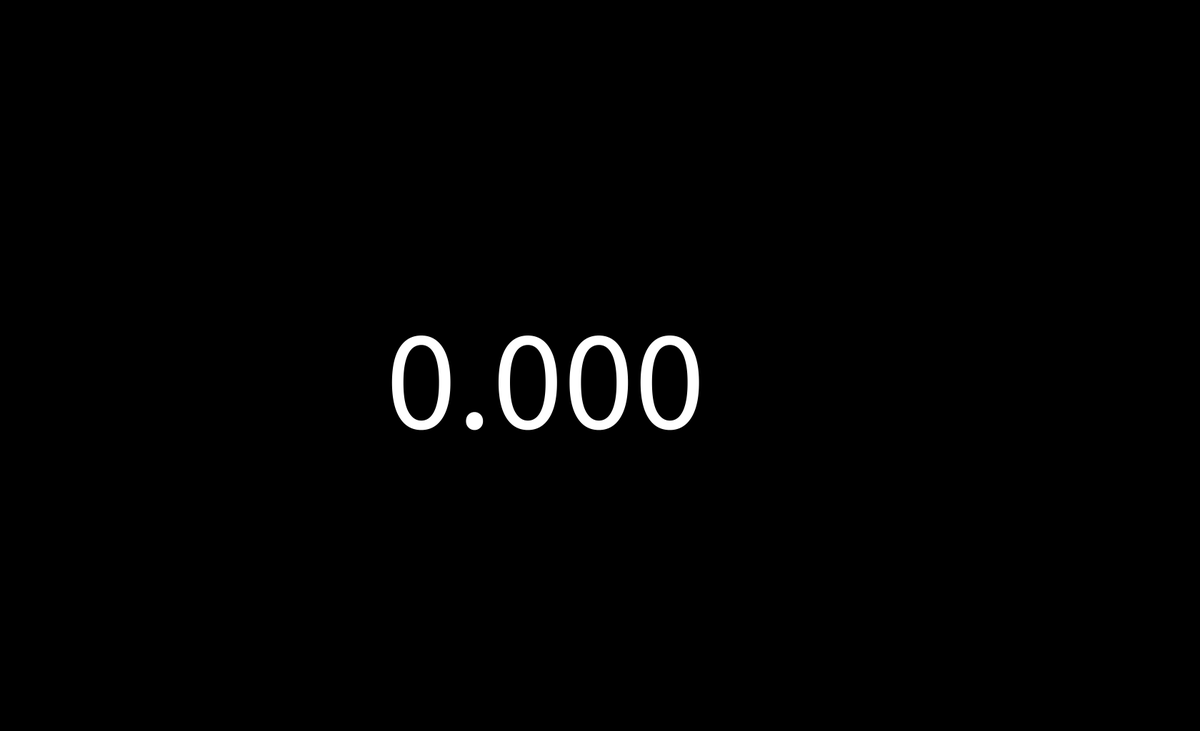
Frame 1 (no input)
Frame 60 (the mouse pressed at the canvas centre just before this capture): identical to frame 1, image omitted
Frame 120 (the mouse held since frame 60 and released just before this capture): identical to frame 1, image omitted

The Processing sketch that drew this single still picture (run headless with seeded random() and noise(); from frame 60 on, the mouse is pressed at the canvas centre):

// Processing sketch: Timer_Stopwatch
// ── Timer_Stopwatch.pde
float m = 0;
float m2 = 0;
boolean started;
void setup(){
  started = false;
  size(1680,1024);
}
void draw(){
  background(0);
  if(started){
    m2 = millis();
  }
  fill(255);
  textSize(200);
  text((m2 - m)/1000.0,500,600);
}
void keyPressed(){
  if(started == false){
      m = millis();
      started = true;
    }
    else{
      started = false;
  }
}
